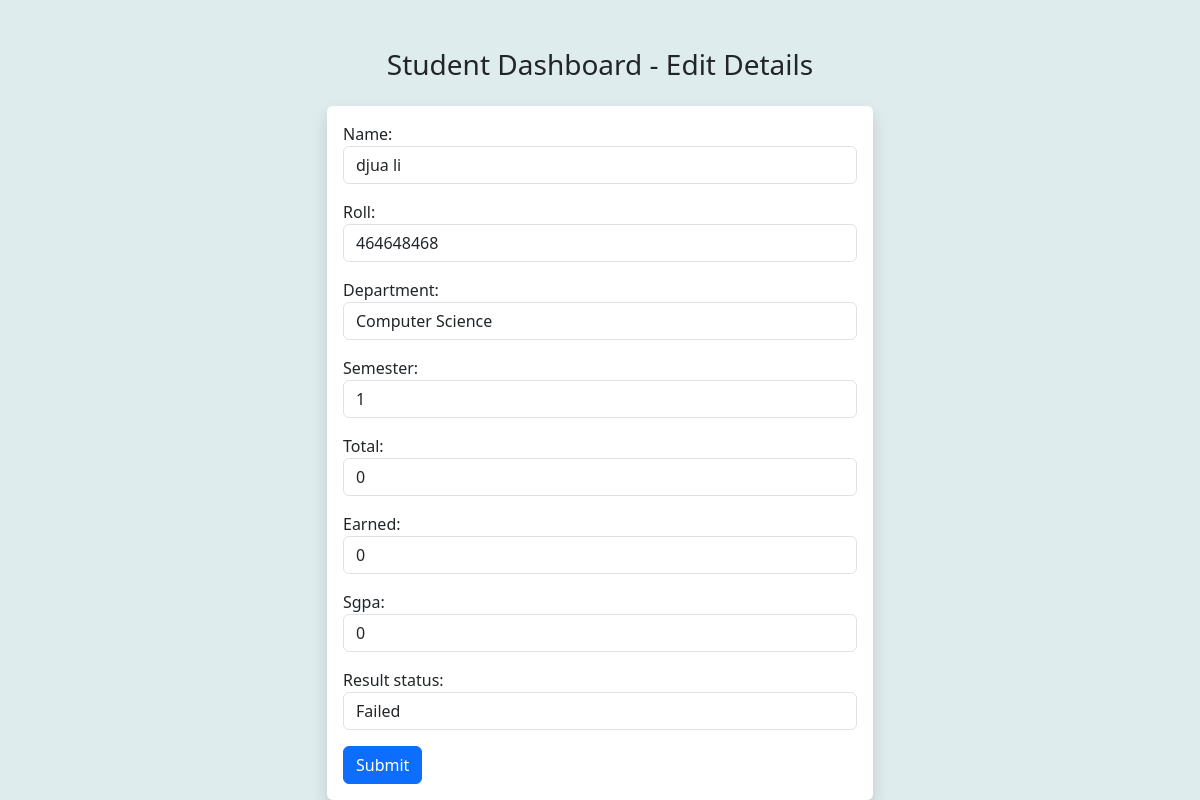
Page /edit-student/7/ on the committed database.
### core/models.py (models this page shows)
class Student(models.Model):
    name=models.CharField(max_length=50)
    roll=models.IntegerField()
    department=models.CharField(max_length=50, default='Computer Science')
    semester=models.IntegerField(default='1')
    total=models.IntegerField(default='0')
    earned=models.IntegerField(default='0')
    sgpa=models.FloatField(default='0')
    result_status=models.CharField(max_length=10)

### core/views.py (the view, shortened to what this page needs)
# urls.py: path('edit-student/<int:id>/',Edit_Student.as_view(),name='edit-student')
class Edit_Student(View):
    def get(self,request,id):
        stu = Student.objects.get(id=id)
        fm = AddStudentForm(instance=stu)
        return render(request,'core/edit-student.html',{'form':fm})

### core/forms.py
class AddStudentForm(forms.ModelForm):
    class Meta:
        model = Student
        fields = ("name", "roll", "department", "semester","total", "earned", "sgpa", "result_status")
        widgets={
            'name':forms.TextInput(attrs={'class':'form-control'}),
            'roll':forms.NumberInput(attrs={'class':'form-control'}),
            'department':forms.TextInput(attrs={'class':'form-control'}),
            'semester':forms.NumberInput(attrs={'class':'form-control'}),
            'total':forms.NumberInput(attrs={'class':'form-control'}),
            'earned':forms.NumberInput(attrs={'class':'form-control'}),
            'sgpa':forms.NumberInput(attrs={'class':'form-control'}),
            'result_status':forms.TextInput(attrs={'class':'form-control'})
        }

### core/templates/core/edit-student.html (shortened to what this page needs)
{% extends 'core/base.html' %}
{% block main_content %}
<section class="container">
    <div class="row justify-content-around text-center mt-5">
      <div class="col-sm-12">
        <h3>Student Dashboard - Edit Details</h3>
      </div>
    </div>
    <div class="row justify-content-around mt-3">
      <div class="col-sm-6">
        <form action="" method="POST" class="bg-white p-3 rounded shadow">
              {{form.as_p}}
              <input type="submit" value="Submit" class="btn btn-primary">
        </form>
      </div>
    </div>
</section>
{% endblock main_content %}

### core/static/css/base.css (style rules this page uses)
body { background-color: rgb(223, 236, 238); }

### rows in the picture
Student: name "djua li", roll "464648468", department "Computer Science", semester "1", total "0", earned "0", sgpa "0", result_status "Failed"
